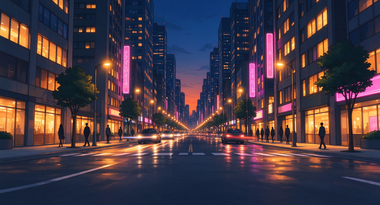
#> input picture scene_city_s.png, 380 x 205 px, found by its file name
$ python feather_scene.py
#> lines starting #> are read from the running program, lines starting #| are printed output that depends on the picture
# -*- coding: utf-8 -*-
"""场景图不做柔边（透明键窗口里半透明会被染成洋红），改成"不规则硬边"轮廓：
上缘走一道波浪，四角收圆，下面直着贴住桌面。贴出来是一片景，不是一块长方形画框。
alpha 只有 0 或 255，一个中间值都不留。
"""
import numpy as np
from PIL import Image

W, H = 380, 205

def build_mask(indoor=False):
#> called with indoor = True
    m = np.zeros((H, W), dtype=bool)
    xs = np.arange(W)
    if indoor:
        # 屋里本来就是个方方正正的房间，不做波浪，只把四角轻轻收圆
        m[:] = True
        r = 14
    else:
        # 上缘：两条正弦叠一道缓弯，看着像云边/山脊，不像一条直边
        y0 = 12.0 + 5.0 * np.sin(2.3 * np.pi * xs / W) + 3.0 * np.sin(5.4 * np.pi * xs / W + 1.1)
        for x in range(W):
            top = int(round(y0[x]))
            m[max(0, top):, x] = True
        r = 16
    # 四条角切圆，免得四个尖角太硬
    yy, xx = np.mgrid[0:H, 0:W]
    for cy, cx, sy, sx in [(0, 0, 1, 1), (0, W - 1, 1, -1), (H - 1, 0, -1, 1), (H - 1, W - 1, -1, -1)]:
        inside_corner = (sy * (yy - cy) < r) & (sx * (xx - cx) < r)
        d = np.sqrt(((yy - cy) * 1.0) ** 2 + ((xx - cx) * 1.0) ** 2)
        m[inside_corner & (d > r)] = False
    return m

masks = {"indoor": build_mask(True), "outdoor": build_mask(False)}

SRC = [
    ("scene_city_s.png", "outdoor"),
    ("scene_field_s.png", "outdoor"),
    ("scene_sea_s.png", "outdoor"),
    ("scene_flower_s.png", "outdoor"),
    ("scene_xianxia_s.png", "outdoor"),
    ("scene_home_s.png", "indoor"),
]

for name, kind in SRC:
    mask = masks[kind]
    alpha = np.where(mask, 255, 0).astype(np.uint8)
    src = "E:\\Daodao\\" + name
    dst = src.replace("_s.png", "_v.png")
    im = Image.open(src).convert("RGBA")
    arr = np.array(im)
    arr[:, :, 3] = alpha
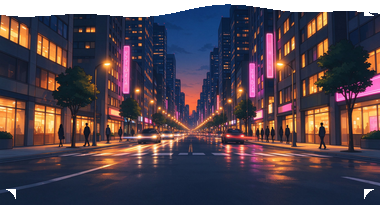
#> arr: shape (205, 380, 4); mean R, G, B, A 72.1, 58.7, 69.6, 239.4; transparent parts drawn white
    Image.fromarray(arr, "RGBA").save(dst, "PNG")
    print("OK", dst, kind, "solid%=", round(mask.sum() * 100.0 / (W * H), 1))
#> pass 2 of the loop `for name, kind in SRC:`:
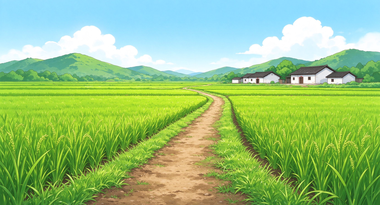
#> input picture scene_field_s.png, 380 x 205 px, found by its file name
#> `arr[:, :, 3] = alpha`:
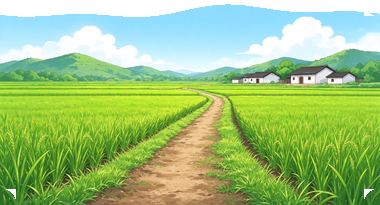
#> arr: shape (205, 380, 4); mean R, G, B, A 149.6, 192.3, 124.7, 239.4; transparent parts drawn white
#> pass 3 of the loop `for name, kind in SRC:`:
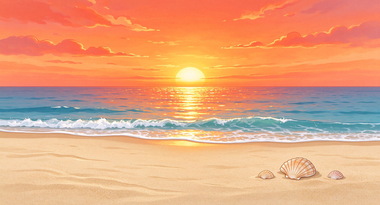
#> input picture scene_sea_s.png, 380 x 205 px, found by its file name
#> `arr[:, :, 3] = alpha`:
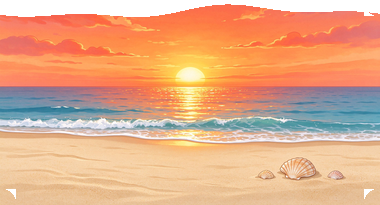
#> arr: shape (205, 380, 4); mean R, G, B, A 227.3, 163.3, 126.2, 239.4; transparent parts drawn white
#> the loop made 6 passes; the first 3 are shown
